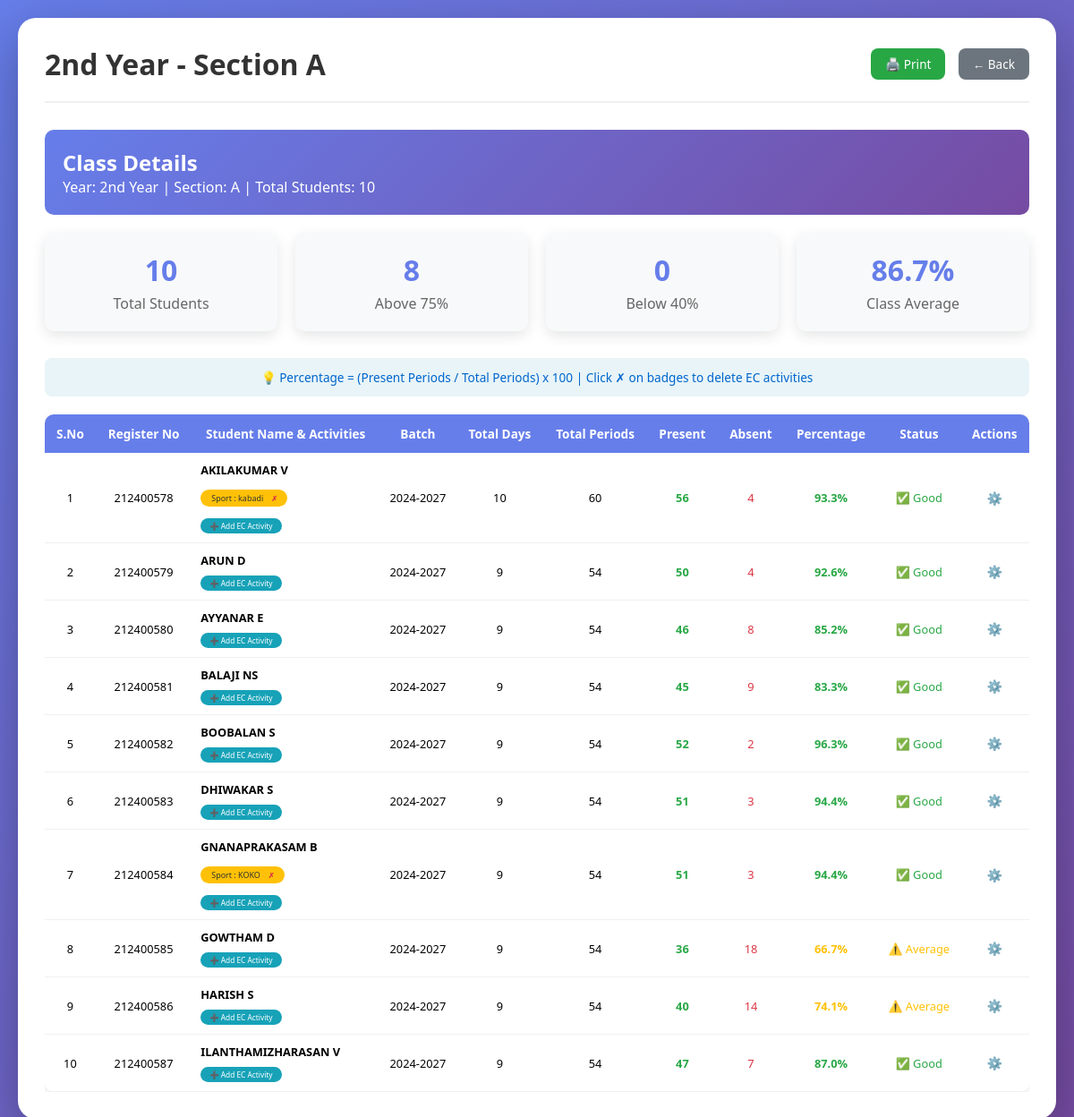
The app's page /view_class/2nd Year/A (signed in) with its own data.
### app.py (models this page shows)
class Student(db.Model):
    __tablename__ = 'students'
    id = db.Column(db.Integer, primary_key=True, autoincrement=True)
    register_number = db.Column(db.String(20), unique=True, nullable=False)
    name = db.Column(db.String(100), nullable=False)
    year = db.Column(db.String(20), nullable=False)
    section = db.Column(db.String(1), nullable=False)
    batch = db.Column(db.String(20))
    department_id = db.Column(db.Integer, db.ForeignKey('departments.id'), nullable=False)
    created_at = db.Column(db.DateTime, default=datetime.now)
    attendances = db.relationship('Attendance', backref='student', lazy=True, cascade='all, delete-orphan')

class Extracurricular(db.Model):
    __tablename__ = 'extracurricular'
    __table_args__ = {'extend_existing': True}
    id = db.Column(db.Integer, primary_key=True, autoincrement=True)
    student_id = db.Column(db.Integer, db.ForeignKey('students.id'), nullable=False)
    activity_type_id = db.Column(db.Integer, db.ForeignKey('activity_types.id'), nullable=False)
    activity_date = db.Column(db.Date, nullable=False, default=datetime.now().date)
    notes = db.Column(db.String(500))
    student = db.relationship('Student', backref='extracurricular_activities')
    activity_type = db.relationship('ActivityType', backref='extracurricular_activities')

### app.py (the view)
@app.route('/view_class/<year>/<section>')
def view_class(year, section):
    role = session.get('role')
    if role not in ['dept_admin', 'dept_admin_viewer']:
        return redirect(url_for('index'))
    department_id = session.get('department_id')
    students = Student.query.filter_by(
        department_id=department_id,
        year=year,
        section=section
    ).all()
    student_ids = [s.id for s in students]
    ec_activities = Extracurricular.query.filter(
        Extracurricular.student_id.in_(student_ids),
        ~Extracurricular.notes.like('OD_%')
    ).all()
    ec_by_student = defaultdict(list)
    for activity in ec_activities:
        ec_by_student[activity.student_id].append({
            'id': activity.id,
            'name': activity.activity_type.name if activity.activity_type else 'Unknown',
            'notes': activity.notes
        })
    summary = []
    for student in students:
        total_periods, present_periods, od_periods, absent_periods, percentage = calculate_student_attendance(student.id)
        total_days = len(set(r.date for r in Attendance.query.filter_by(student_id=student.id).all()))
        summary.append({
            'id': student.id,
            'name': student.name,
            'reg_no': student.register_number,
            'batch': student.batch,
            'total_days': total_days,
            'total_periods': total_periods,
            'present_periods': present_periods,
            'od_periods': od_periods,
            'absent_periods': absent_periods,
            'percentage': percentage,
            'ec_activities': ec_by_student.get(student.id, [])
        })
    return render_template('class_view.html',
                         year=year,
                         section=section,
                         students=summary)

### app.py (called while the page is built)
@app.context_processor
def inject_datetime():
    return {'datetime': datetime}

### templates/class_view.html (shortened to what this page needs)
<!DOCTYPE html>
<html lang="en">
<head>
</head>
<body>
    <div class="container">
        <div class="header">
            <h1>{{ year }} - Section {{ section }}</h1>
            <div>
                <a href="{{ url_for('print_attendance', year=year, section=section) }}" class="print-btn">🖨️ Print</a>
                <a href="{{ url_for('admin_dashboard') }}" class="back-btn">← Back</a>
            </div>
        </div>
        <div class="class-header">
            <h2>Class Details</h2>
            <p>Year: {{ year }} | Section: {{ section }} | Total Students: {{ students|length }}</p>
        </div>
        <div class="stats-container">
            <div class="stat-card">
                <h3>{{ students|length }}</h3>
                <p>Total Students</p>
            </div>
            <div class="stat-card">
                <h3>{{ students|selectattr('percentage', 'defined')|selectattr('percentage', '>=', 75)|list|length }}</h3>
                <p>Above 75%</p>
            </div>
            <div class="stat-card">
                <h3>{{ students|selectattr('percentage', 'defined')|selectattr('percentage', '<', 40)|list|length }}</h3>
                <p>Below 40%</p>
            </div>
            <div class="stat-card">
                <h3>{{ "%.1f"|format(students|map(attribute='percentage')|sum / students|length if students|length > 0 else 0) }}%</h3>
                <p>Class Average</p>
            </div>
        </div>
        <div class="info-note">
            💡 Percentage = (Present Periods / Total Periods) x 100 | Click ✗ on badges to delete EC activities
        </div>
        <div class="table-wrapper">
            <table>
                <thead>
                    <tr>
                        <th>S.No</th>
                        <th>Register No</th>
                        <th>Student Name & Activities</th>
                        <th>Batch</th>
                        <th>Total Days</th>
                        <th>Total Periods</th>
                        <th>Present</th>
                        <th>Absent</th>
                        <th>Percentage</th>
                        <th>Status</th>
                        <th>Actions</th>
                    </tr>
                </thead>
                <tbody>
                    {% for student in students %}
                    <tr id="student-row-{{ student.id }}">
                        <td>{{ loop.index }}</div>
                        <td>{{ student.reg_no }}</div>
                        <td class="student-name">
                            <div class="student-info-cell">
                                <div class="student-header">{{ student.name }}</div>
                                {% if student.ec_activities|length > 0 %}
                                <div class="ec-activities">
                                    {% for activity in student.ec_activities %}
                                    <span class="ec-badge">
                                        {% if activity.notes %}
                                            {{ activity.notes }}
                                        {% else %}
                                            {{ activity.name }}
                                        {% endif %}
                                        <button type="button" class="delete-ec" data-activity-id="{{ activity.id }}" data-student-id="{{ student.id }}" data-activity-name="{{ activity.notes if activity.notes else activity.name }}">✗</button>
                                    </span>
                                    {% endfor %}
                                </div>
                                {% endif %}
                                <a href="{{ url_for('ec_activity', student_id=student.id, year=year, section=section) }}" class="ec-btn">➕ Add EC Activity</a>
                            </div>
                        <td>{{ student.batch }}</div>
                        <td>{{ student.total_days }}</div>
                        <td>{{ student.total_periods }}</div>
                        <td class="present">{{ student.present_periods }}</div>
                        <td class="absent">{{ student.absent_periods }}</div>
                        <td class="percentage-cell {% if student.percentage >= 75 %}high{% elif student.percentage >= 40 %}medium{% else %}low{% endif %}">
                            <strong>{{ student.percentage }}%</strong>
                        <td>
                            {% if student.percentage >= 75 %}
                            <span style="color: #28a745;">✅ Good</span>
                            {% elif student.percentage >= 40 %}
                            <span style="color: #ffc107;">⚠️ Average</span>
                            {% else %}
                            <span style="color: #dc3545;">❌ Low</span>
                            {% endif %}
                        <td>
                            <div class="action-buttons">
                                <button class="action-icon" onclick="showActionMenu(this, '{{ student.id }}', '{{ student.name }}', '{{ year }}', '{{ section }}')" title="Actions">⚙️</button>
                            </div>
                    </tr>
                    {% endfor %}
</body>
</html>

### templates/class_view.html (style rules this page uses)
* { margin: 0; padding: 0; box-sizing: border-box; font-family: 'Segoe UI', Tahoma, Geneva, Verdana, sans-serif; }
body { background: linear-gradient(135deg, #667eea 0%, #764ba2 100%); min-height: 100vh; padding: 20px; }
.container { background: white; border-radius: 20px; box-shadow: 0 20px 60px rgba(0,0,0,0.3); max-width: 1400px; margin: 0 auto; padding: 30px; }
.header { display: flex; justify-content: space-between; align-items: center; margin-bottom: 30px; padding-bottom: 20px; border-bottom: 2px solid #f0f0f0; flex-wrap: wrap; gap: 15px; }
.header h1 { color: #333; font-size: 2em; }
.class-header { background: linear-gradient(135deg, #667eea 0%, #764ba2 100%); color: white; padding: 20px; border-radius: 10px; margin-bottom: 20px; }
.stats-container { display: grid; grid-template-columns: repeat(4, 1fr); gap: 20px; margin-bottom: 30px; }
.stat-card { background: #f8f9fa; padding: 20px; border-radius: 10px; text-align: center; box-shadow: 0 5px 15px rgba(0,0,0,0.1); }
.stat-card h3 { font-size: 2em; color: #667eea; margin-bottom: 5px; }
.stat-card p { color: #666; }
.info-note { background: #e8f4f8; padding: 12px; border-radius: 8px; margin-bottom: 20px; text-align: center; font-size: 0.85em; color: #0066cc; }
.table-wrapper { overflow-x: auto; margin-top: 20px; position: relative; }
table { width: 100%; border-collapse: collapse; background: white; border-radius: 10px; overflow: hidden; box-shadow: 0 5px 15px rgba(0,0,0,0.1); min-width: 900px; }
th { background: #667eea; color: white; padding: 12px; text-align: center; font-weight: 600; font-size: 0.85em; }
td { padding: 10px; text-align: center; border-bottom: 1px solid #f0f0f0; font-size: 0.8em; }
.student-name { text-align: left; font-weight: 500; }
.student-info-cell { display: flex; flex-direction: column; gap: 8px; }
.student-header { font-weight: 600; font-size: 1em; }
.ec-activities { display: flex; flex-wrap: wrap; gap: 8px; margin: 5px 0; }
.ec-badge { display: inline-flex; align-items: center; gap: 6px; background: #ffc107; color: #333; padding: 3px 8px 3px 12px; border-radius: 20px; font-size: 0.7em; font-weight: 500; }
.delete-ec { background: none; border: none; color: #dc3545; cursor: pointer; font-size: 0.9em; font-weight: bold; padding: 0 3px; border-radius: 50%; transition: all 0.2s; }
.ec-btn { display: inline-block; background: #17a2b8; color: white; padding: 3px 10px; border-radius: 15px; font-size: 0.65em; text-decoration: none; transition: all 0.2s; width: fit-content; }
.present { color: #28a745; font-weight: bold; }
.absent { color: #dc3545; }
.high { color: #28a745; font-weight: bold; }
.medium { color: #ffc107; font-weight: bold; }
.percentage-cell { font-weight: bold; text-align: center; }
.print-btn, .back-btn { display: inline-block; padding: 8px 16px; border-radius: 8px; font-size: 0.85em; text-decoration: none; }
.print-btn { background: #28a745; color: white; margin-right: 10px; }
.back-btn { background: #6c757d; color: white; }
.action-buttons { display: flex; gap: 8px; justify-content: center; align-items: center; }
.action-icon { background: none; border: none; cursor: pointer; font-size: 1.1em; padding: 4px 8px; border-radius: 4px; transition: all 0.2s; }

### records on screen
Student: reg_no "212400578", name "AKILAKUMAR V", batch "2024-2027", total_days "10", total_periods "60", present_periods "56", absent_periods "4", percentage "93.3", shows "✅ Good"
Extracurricular: notes "Sport : kabadi"
Student: reg_no "212400579", name "ARUN D", batch "2024-2027", total_days "9", total_periods "54", present_periods "50", absent_periods "4", percentage "92.6", shows "✅ Good"
Student: reg_no "212400580", name "AYYANAR E", batch "2024-2027", total_days "9", total_periods "54", present_periods "46", absent_periods "8", percentage "85.2", shows "✅ Good"
Student: reg_no "212400581", name "BALAJI NS", batch "2024-2027", total_days "9", total_periods "54", present_periods "45", absent_periods "9", percentage "83.3", shows "✅ Good"
Student: reg_no "212400582", name "BOOBALAN S", batch "2024-2027", total_days "9", total_periods "54", present_periods "52", absent_periods "2", percentage "96.3", shows "✅ Good"
Student: reg_no "212400583", name "DHIWAKAR S", batch "2024-2027", total_days "9", total_periods "54", present_periods "51", absent_periods "3", percentage "94.4", shows "✅ Good"
Student: reg_no "212400584", name "GNANAPRAKASAM B", batch "2024-2027", total_days "9", total_periods "54", present_periods "51", absent_periods "3", percentage "94.4", shows "✅ Good"
Extracurricular: notes "Sport : KOKO"
Student: reg_no "212400585", name "GOWTHAM D", batch "2024-2027", total_days "9", total_periods "54", present_periods "36", absent_periods "18", percentage "66.7", shows "⚠️ Average"
Student: reg_no "212400586", name "HARISH S", batch "2024-2027", total_days "9", total_periods "54", present_periods "40", absent_periods "14", percentage "74.1", shows "⚠️ Average"
Student: reg_no "212400587", name "ILANTHAMIZHARASAN V", batch "2024-2027", total_days "9", total_periods "54", present_periods "47", absent_periods "7", percentage "87.0", shows "✅ Good"

### other values on screen
{{ year }} "2nd Year"
{{ section }} "A"
{{ students|length }} "10"
